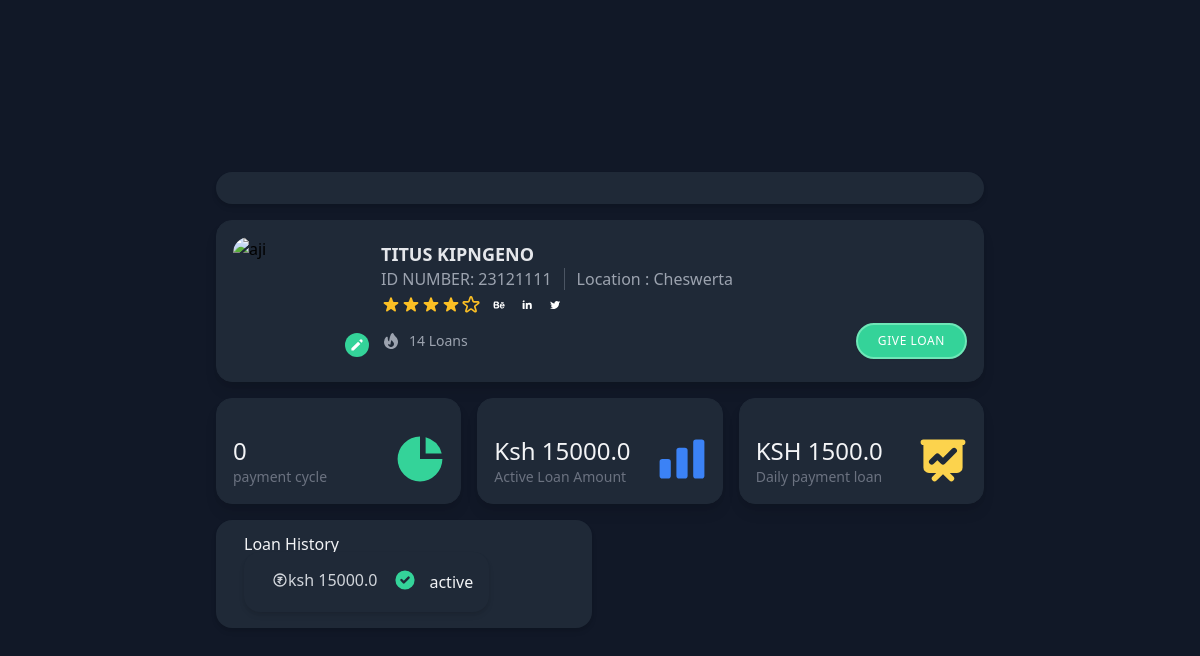
Page /user/1 on the committed database.
### models.py (models this page shows, shortened)
class User(db.Model):
    id = db.Column(db.Integer, primary_key=True)
    name = db.Column(db.String(100), nullable=False)
    phone_number = db.Column(db.String(15), nullable=False)
    id_number = db.Column(db.String(50), unique=True, nullable=False)
    location = db.Column(db.String(100), nullable=False)
    loans = db.relationship('Loan', backref='user', lazy=True)

class Loan(db.Model):
    id = db.Column(db.Integer, primary_key=True)
    user_id = db.Column(db.Integer, db.ForeignKey('user.id'), nullable=False)
    loan_amount = db.Column(db.Float, nullable=False)
    start_date = db.Column(db.Date, nullable=False)
    status = db.Column(db.String(20), nullable=False, default='active')  # Add status field
    repayments = db.relationship('Repayment', backref='loan', lazy=True)
    def get_daily_repayment_amount(self):
        if self.status != 'active':
            return 0
        daily_repayment_amount = self.loan_amount / 10
        return daily_repayment_amount
    def get_current_repayment_day(self):
        current_date = datetime.today().date()
        repayment_start_date = self.start_date + timedelta(days=1)
        repayment_day = (current_date - repayment_start_date).days + 1
        return max(0, repayment_day)  # Ensure repayment_day is non-negative

### app.py (the view)
@app.route('/user/<int:user_id>')
def user_details(user_id):
    conn = sqlite3.connect('instance/loan_management.db')
    cursor = conn.cursor()
    cursor.execute("SELECT * FROM user WHERE id=?", (user_id,))
    user = cursor.fetchone()
    cursor.execute("SELECT loan_amount FROM loan WHERE user_id=? AND status='active'", (user_id,))
    active_loan_amount = cursor.fetchone()
    active_loan_amount = active_loan_amount[0] if active_loan_amount else None
    conn.close()
    user_loans = Loan.query.filter_by(user_id=user_id).all()
    active_loan_amount = None
    current_repayment_day = None
    daily_repayment_amount = None
    loan_statuses = []
    active_loan = next((loan for loan in user_loans if loan.status == 'active'), None)
    if active_loan:
        active_loan_amount = active_loan.loan_amount
        current_repayment_day = active_loan.get_current_repayment_day()
        daily_repayment_amount = active_loan.get_daily_repayment_amount()
    for loan in user_loans:
        loan_statuses.append({'loan_amount': loan.loan_amount,'loan_id': loan.id, 'status': loan.status})
    return render_template('single_user.html',
                           name=user[1],
                           phone_number=user[2],
                           location=user[3],
                           id_number=user[4],
                           active_loan_amount=active_loan_amount,
                           user_id=user_id,
                           current_repayment_day=current_repayment_day,
                           daily_repayment_amount=daily_repayment_amount,
                           loan_statuses=loan_statuses)

### templates/single_user.html (shortened to what this page needs)
<!DOCTYPE html>
<html lang="en">
<head>
</head>
<body>
    <link href="https://unpkg.com/tailwindcss@^2/dist/tailwind.min.css" rel="stylesheet">
    <div class="flex flex-col items-center justify-center min-h-screen bg-gray-900">
        <div class="container  m-4">
            <div class="max-w-3xl w-full mx-auto grid gap-4 grid-cols-1">
                <div
                    class="flex flex-col justify-center p-4 bg-gray-800 border-gray-800 shadow-md hover:shodow-lg rounded-2xl">
                </div>
                <div class="flex flex-col ">
                    <div class="bg-gray-800 border border-gray-800 shadow-lg  rounded-2xl p-4">
                        <div class="flex-none sm:flex">
                            <div class=" relative h-32 w-32   sm:mb-0 mb-3">
                                <img src="https://tailwindcomponents.com/storage/avatars/njkIbPhyZCftc4g9XbMWwVsa7aGVPajYLRXhEeoo.jpg"
                                    alt="aji" class=" w-32 h-32 object-cover rounded-2xl">
                                <a href="#"
                                    class="absolute -right-2 bottom-2   -ml-3  text-white p-1 text-xs bg-green-400 hover:bg-green-500 font-medium tracking-wider rounded-full transition ease-in duration-300">
                                    <svg xmlns="http://www.w3.org/2000/svg" viewBox="0 0 20 20" fill="currentColor"
                                        class="h-4 w-4">
                                        <path
                                            d="M13.586 3.586a2 2 0 112.828 2.828l-.793.793-2.828-2.828.793-.793zM11.379 5.793L3 14.172V17h2.828l8.38-8.379-2.83-2.828z">
                                        </path>
                                    </svg>
                                </a>
                            </div>
                            <div class="flex-auto sm:ml-5 justify-evenly">
                                <div class="flex items-center justify-between sm:mt-2">
                                    <div class="flex items-center">
                                        <div class="flex flex-col">
                                            <div class="w-full flex-none text-lg text-gray-200 font-bold leading-none">
                                                {{ name }}
                                            </div>
                                            <div class="flex-auto text-gray-400 my-1">
                                                <span class="mr-3 ">ID NUMBER: {{ location }}</span><span>Location
                                                    :
                                                    {{id_number}}</span>
                                            </div>
                                        </div>
                                    </div>
                                </div>
                                <div class="flex flex-row items-center">
                                    <div class="flex">
                                    </div>
                                    <div class="flex-1 inline-flex   items-center ml-2 space-x-2">
                                        <a hre="https://www.behance.net/ajeeshmon" target="_blank"></a>
                                        <a hre="https://www.linkedin.com/in/ajeeshmon" target="_blank"></a>
                                        <a hre="https://twitter.com/ajeemon?lang=en" target="_blank"></a>
                                    </div>
                                </div>
                                <div class="flex pt-2  text-sm text-gray-400">
                                    <div class="flex-1 inline-flex items-center">
                                        <p class="">14 Loans </p>
                                    </div>
                                    <a href="#" id="giveLoanButton"
                                        class="flex-no-shrink bg-green-400 hover:bg-green-500 px-5 ml-4 py-2 text-xs shadow-sm hover:shadow-lg font-medium tracking-wider border-2 border-green-300 hover:border-green-500 text-white rounded-full transition ease-in duration-300">
                                        GIVE LOAN
                                    </a>
                                </div>
                            </div>
                        </div>
                    </div>
                </div>
                <div class="grid grid-cols-12 gap-4 ">
                    <div class="col-span-12 sm:col-span-4">
                        <div class="p-4 relative  bg-gray-800 border border-gray-800 shadow-lg  rounded-2xl">
                            <svg xmlns="http://www.w3.org/2000/svg"
                                class="h-14 w-14  absolute bottom-4 right-3 text-green-400" viewBox="0 0 20 20"
                                fill="currentColor">
                                <path d="M2 10a8 8 0 018-8v8h8a8 8 0 11-16 0z" />
                                <path d="M12 2.252A8.014 8.014 0 0117.748 8H12V2.252z" />
                            </svg>
                            <div class="text-2xl text-gray-100 font-medium leading-8 mt-5">{{ current_repayment_day }}
                            </div>
                            <div class="text-sm text-gray-500">payment cycle </div>
                        </div>
                    </div>
                    <div class="col-span-12 sm:col-span-4">
                        <div class="p-4 relative  bg-gray-800 border border-gray-800 shadow-lg  rounded-2xl">
                            <div class="text-2xl text-gray-100 font-medium leading-8 mt-5">Ksh {{ active_loan_amount}}
                            </div>
                            <div class="text-sm text-gray-500">Active Loan Amount</div>
                        </div>
                    </div>
                    <div class="col-span-12 sm:col-span-4">
                        <div class="p-4 relative  bg-gray-800 border border-gray-800 shadow-lg  rounded-2xl">
                            <div class="text-2xl text-gray-100 font-medium leading-8 mt-5">KSH
                                {{daily_repayment_amount}}</div>
                            <div class="text-sm text-gray-500">Daily payment loan</div>
                        </div>
                    </div>
                </div>
                <div class="grid gap-4 grid-cols-1 md:grid-cols-2">
                    <div class="flex flex-col space-y-4">
                        <div
                            class="flex flex-col p-4 bg-gray-800 border-gray-800 shadow-md hover:shodow-lg rounded-2xl cursor-pointer transition ease-in duration-500  transform hover:scale-105">
                            <div class="flex items-center justify-between">
                                <div class="flex items-center mr-auto">
                                    <div class="flex flex-col ml-3 min-w-0">
                                        <div class="font-medium leading-none text-gray-100">Loan History</div>
                                        <div class="grid ">
                                            {% for loan_status in loan_statuses %}
                                            <div
                                                class="flex flex-col p-4 bg-gray-800 border-gray-800 shadow-md hover:shodow-lg rounded-2xl cursor-pointer transition ease-in duration-500  transform hover:scale-105">
                                                <div class="flex items-center justify-between">
                                                    <div class="flex items-center mr-auto">
                                                        <div class="flex flex-col ml-3 min-w-0">
                                                            <div class="flex">
                                                                <h5
                                                                    class="flex items-center font-medium text-gray-300 mr-2">
                                                                    <svg xmlns="http://www.w3.org/2000/svg"
                                                                        class="h-4 w-4" fill="none" viewBox="0 0 24 24"
                                                                        stroke="currentColor">
                                                                        <path stroke-linecap="round"
                                                                            stroke-linejoin="round" stroke-width="2"
                                                                            d="M9 8h6m-5 0a3 3 0 110 6H9l3 3m-3-6h6m6 1a9 9 0 11-18 0 9 9 0 0118 0z" />
                                                                    </svg> ksh {{loan_status.loan_amount}}
                                                                </h5>
                                                                <svg xmlns="http://www.w3.org/2000/svg"
                                                                    class="h-6 w-6 text-green-400 ml-2"
                                                                    viewBox="0 0 20 20" fill="currentColor">
                                                                    <path fill-rule="evenodd"
                                                                        d="M10 18a8 8 0 100-16 8 8 0 000 16zm3.707-9.293a1 1 0 00-1.414-1.414L9 10.586 7.707 9.293a1 1 0 00-1.414 1.414l2 2a1 1 0 001.414 0l4-4z"
                                                                        clip-rule="evenodd" />
                                                                </svg>
                                                            </div>
                                                        </div>
                                                    </div>
                                                    <div class="flex flex-col ml-3 min-w-0">
                                                        <div class="font-medium leading-none text-gray-100">
                                                            {{loan_status.status}}
                                                        </div>
                                                    </div>
                                                </div>
                                            </div>
                                            {% endfor %}
                                        </div>
                                    </div>
                                </div>
                            </div>
                        </div>
</body>
</html>

### rows in the picture
User: name "TITUS KIPNGENO", id_number "23121111", location "Cheswerta"
Loan: loan_amount "15000.0", status "active"

### other values in the picture
{{ current_repayment_day }} "0"
{{ daily_repayment_amount }} "1500.0"
